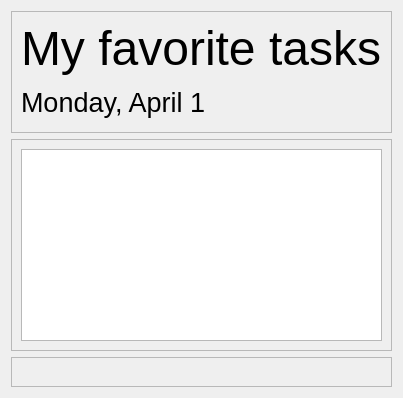
         <widget class="QWidget" name="page_2">
          <layout class="QGridLayout" name="gridLayout_3">
           <item row="2" column="0">
            <widget class="QFrame" name="frame_fav_foot">
             <property name="minimumSize">
              <size>
               <width>0</width>
               <height>30</height>
              </size>
             </property>
             <property name="frameShape">
              <enum>QFrame::StyledPanel</enum>
             </property>
             <property name="frameShadow">
              <enum>QFrame::Raised</enum>
             </property>
            </widget>
           </item>
           <item row="0" column="0">
            <widget class="QFrame" name="frame_fav_head">
             <property name="frameShape">
              <enum>QFrame::StyledPanel</enum>
             </property>
             <property name="frameShadow">
              <enum>QFrame::Raised</enum>
             </property>
             <layout class="QVBoxLayout" name="verticalLayout_9">
              <item>
               <widget class="QLabel" name="label_5">
                <property name="minimumSize">
                 <size>
                  <width>151</width>
                  <height>41</height>
                 </size>
                </property>
                <property name="font">
                 <font>
                  <pointsize>36</pointsize>
                 </font>
                </property>
                <property name="styleSheet">
                 <string notr="true"/>
                </property>
                <property name="text">
                 <string>My favorite tasks</string>
                </property>
               </widget>
              </item>
              <item>
               <widget class="QLabel" name="label_current_day_2">
                <property name="minimumSize">
                 <size>
                  <width>151</width>
                  <height>41</height>
                 </size>
                </property>
                <property name="font">
                 <font>
                  <pointsize>20</pointsize>
                 </font>
                </property>
                <property name="styleSheet">
                 <string notr="true"/>
                </property>
                <property name="text">
                 <string>Monday, April 1</string>
                </property>
               </widget>
              </item>
             </layout>
            </widget>
           </item>
           <item row="1" column="0">
            <widget class="QFrame" name="frame_fav_main">
             <property name="frameShape">
              <enum>QFrame::StyledPanel</enum>
             </property>
             <property name="frameShadow">
              <enum>QFrame::Raised</enum>
             </property>
             <layout class="QVBoxLayout" name="verticalLayout_8">
              <item>
               <widget class="QListView" name="list_view_fav"/>
              </item>
             </layout>
            </widget>
           </item>
          </layout>
         </widget>
